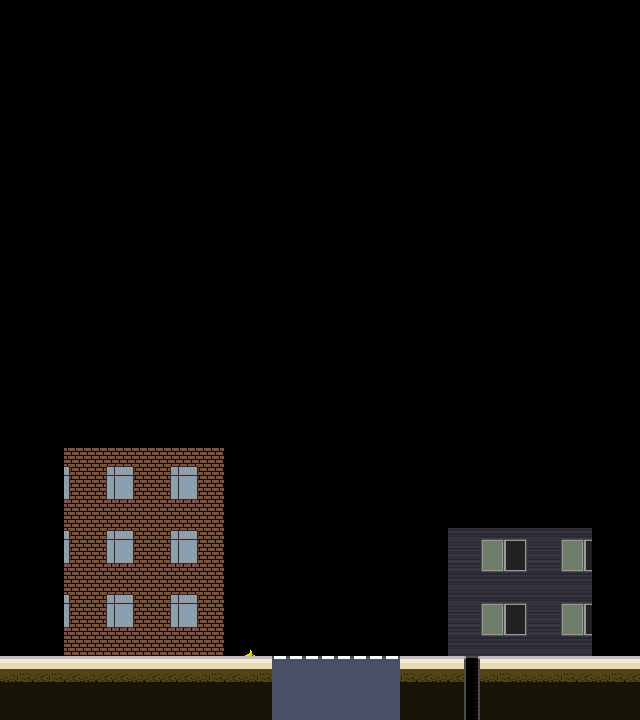

A 2D game scene composited from a Tiled map and its tileset images. What follows is a short description and the map's XML, with each tile layer's data collapsed to a summary:
An orthogonal 40x45 tile map with 16x16 px tiles, 1 tile layer (Level), 3 tilesets and 7 objects (PlayerStartPos, road_sign_4, fire_hydrant, trash, air_conditioning, ...).

<map version="1.4" tiledversion="1.4.1" orientation="orthogonal" renderorder="right-down" compressionlevel="0" width="40" height="45" tilewidth="16" tileheight="16" infinite="0" nextlayerid="4" nextobjectid="7">
 <editorsettings>
  <export target="menu.json" format="json" />
 </editorsettings>
 <tileset firstgid="1" name="city-tileset" tilewidth="16" tileheight="16" spacing="2" margin="1" tilecount="25" columns="5">
  <image source="../tilesets/city-tileset.png" trans="ff00ff" width="90" height="90" />
  <tile id="2">
   <properties>
    <property name="isBanana" type="bool" value="true" />
   </properties>
   <objectgroup draworder="index" id="2">
    <object id="1" x="5.91" y="13.9136" width="7.72727" height="1.63636" />
   </objectgroup>
  </tile>
  <tile id="18">
   <properties>
    <property name="isFinish" type="bool" value="true" />
   </properties>
  </tile>
 </tileset>
 <tileset firstgid="26" name="bg" tilewidth="16" tileheight="16" spacing="2" margin="1" tilecount="256" columns="16">
  <image source="../tilesets/city-bg-tileset.png" trans="ff00ff" width="288" height="288" />
 </tileset>
 <tileset firstgid="282" name="city_objects" tilewidth="90" tileheight="94" tilecount="25" columns="0">
  <grid orientation="orthogonal" width="1" height="1" />
  <tile id="0">
   <image width="28" height="17" source="../objects/air_conditioning.png" />
  </tile>
  <tile id="1">
   <image width="26" height="12" source="../objects/bench.png" />
  </tile>
  <tile id="2">
   <image width="12" height="4" source="../objects/bilboard_hand.png" />
  </tile>
  <tile id="3">
   <image width="34" height="94" source="../objects/billboard_1.png" />
  </tile>
  <tile id="4">
   <image width="34" height="94" source="../objects/billboard_2.png" />
  </tile>
  <tile id="5">
   <image width="34" height="78" source="../objects/billboard_3.png" />
  </tile>
  <tile id="6">
   <image width="34" height="62" source="../objects/billboard_4.png" />
  </tile>
  <tile id="7">
   <image width="34" height="78" source="../objects/billboard_5.png" />
  </tile>
  <tile id="8">
   <image width="40" height="36" source="../objects/bush_1.png" />
  </tile>
  <tile id="9">
   <image width="40" height="36" source="../objects/bush_2.png" />
  </tile>
  <tile id="10">
   <image width="46" height="74" source="../objects/entrance_1.png" />
  </tile>
  <tile id="11">
   <image width="46" height="74" source="../objects/entrance_2.png" />
  </tile>
  <tile id="12">
   <image width="9" height="11" source="../objects/fire_hydrant.png" />
  </tile>
  <tile id="13">
   <image width="27" height="56" source="../objects/road_sign_1.png" />
  </tile>
  <tile id="14">
   <image width="27" height="56" source="../objects/road_sign_2.png" />
  </tile>
  <tile id="15">
   <image width="27" height="56" source="../objects/road_sign_3.png" />
  </tile>
  <tile id="16">
   <image width="27" height="56" source="../objects/road_sign_4.png" />
  </tile>
  <tile id="17">
   <image width="72" height="48" source="../objects/shop_1.png" />
  </tile>
  <tile id="18">
   <image width="72" height="48" source="../objects/shop_2.png" />
  </tile>
  <tile id="19">
   <image width="72" height="48" source="../objects/shop_3.png" />
  </tile>
  <tile id="20">
   <image width="11" height="62" source="../objects/traffic_lights.png" />
  </tile>
  <tile id="21">
   <image width="5" height="9" source="../objects/trash.png" />
  </tile>
  <tile id="22">
   <image width="54" height="90" source="../objects/tree_1.png" />
  </tile>
  <tile id="23">
   <image width="90" height="90" source="../objects/tree_2.png" />
  </tile>
  <tile id="24">
   <image width="54" height="90" source="../objects/tree_3.png" />
  </tile>
 </tileset>
 <layer id="1" name="Level" width="40" height="45">
  <data>[1800 cells, 363 non-empty, 47 distinct tile ids]</data>
 </layer>
 <objectgroup id="2" name="Positions">
  <object id="1" name="PlayerStartPos" x="208" y="658">
   <point />
  </object>
  <object id="3" type="road_sign_4" gid="298" x="402.178" y="655.976" width="27" height="56" />
  <object id="4" type="fire_hydrant" gid="294" x="425.75" y="656" width="9" height="11" />
  <object id="5" type="trash" gid="303" x="233.25" y="656" width="7" height="11.75" />
  <object id="6" type="air_conditioning" gid="282" x="179.091" y="581.068" width="28" height="17" />
  <object id="2" type="tree_3" gid="306" x="139.667" y="655.939" width="54" height="90.2727" />
 </objectgroup>
</map>
